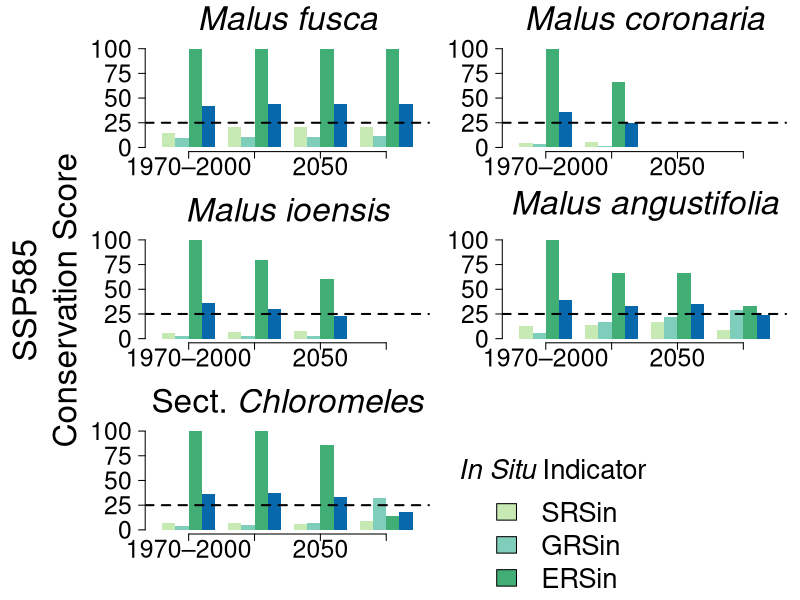

Reproduce this figure in R.
library(tidyverse)
library(ggplot2)

# Color palette
fill_cols <- c('#C7E9B4', "#7FCDBB", "#41AE76", '#0868AC')

# Load and prepare data
in_situ <- read_csv("malus_gap_analysis_all_species.csv") %>%
  filter(suitability == "high", ssp %in% c("historical", "585"), period %in% c(2000, 2030, 2050, 2070)) %>%
  mutate(species = case_when(
    species == "Malus coronaria"      ~ "italic('Malus coronaria')",
    species == "Malus fusca"          ~ "italic('Malus fusca')",
    species == "Malus ioensis"        ~ "italic('Malus ioensis')",
    species == "Malus angustifolia"   ~ "italic('Malus angustifolia')",
    species == "Sect. Chloromeles"    ~ "'Sect. Chloromeles'"
  )) %>%
  mutate(species = factor(species, levels = c(
    "italic('Malus fusca')",
    "italic('Malus coronaria')",
    "italic('Malus ioensis')",
    "italic('Malus angustifolia')",
    "'Sect. Chloromeles'"
  ))) %>%
  pivot_longer(cols = c(SRSin, GRSin, ERSin, FCSin), names_to = "metric", values_to = "value") %>%
  mutate(metric = factor(metric, levels = c("SRSin", "GRSin", "ERSin", "FCSin")),
         period = factor(period, levels = c(2000, 2030, 2050, 2070),
                         labels = c("1970–2000", "2030", "2050", "2070")))


# # ggplot figure -----------------------------------------------------------
# # Plot
# facet_plot <- ggplot(in_situ, aes(x = period, y = value, fill = metric)) +
#   geom_col(position = position_dodge()) +
#   facet_wrap(~ species, ncol = 2, scales = 'free', labeller = label_parsed) +
#   scale_fill_manual(values = fill_cols,
#                     breaks = c("SRSin", "GRSin", "ERSin", "FCSin")) +
#   scale_y_continuous(limits = c(0, 105),
#                      breaks = seq(0, 100, 25),
#                      expand = c(0, 0)) +
#   theme_classic() +
#   theme(
#     text = element_text(size = 22, colour = "black"),
#     axis.text = element_text(colour = "black"),
#     axis.title.x = element_blank(),
#     legend.position = c(0.55, 0.02),
#     legend.justification = c("left", "bottom"),
#     legend.direction = "vertical",
#     legend.background = element_rect(fill = "white", color = NULL),
#     legend.key.size = unit(1.25, "cm"),
#     legend.text = element_text(size = 20),
#     strip.text = element_text(size = 20),
#     plot.title = element_text(hjust = 0.5)
#   ) +
#   ylab(bquote(atop("SSP585", "Conservation Score"))) +
#   geom_hline(yintercept = 25, linetype = "dashed", color = "black", linewidth = 1.1) +
#   guides(fill = guide_legend(title = expression(italic("In Situ") ~ "Indicator")))
# 
# facet_plot
# 
# ggsave(plot = facet_plot, filename = "C:/Users/terre/Documents/Acadia/Malus Project/statistical analysis/gap_analysis/gap_analysis_plot.png", width = 5000, height = 3333, dpi = 300, units = 'px')
# 


# Making plot in base R ---------------------------------------------------
png("C:/Users/terre/Documents/Acadia/Malus Project/statistical analysis/gap_analysis/gap_analysis_baseR_plot.png", width = 5000, height = 3333, res = 300)

# Base R version
fill_cols <- c("SRSin" = '#C7E9B4', "GRSin" = "#7FCDBB", "ERSin" = "#41AE76", "FCSin" = '#0868AC')
period_levels <- c("1970–2000", "2030", "2050", "2070")
metric_levels <- c("SRSin", "GRSin", "ERSin", "FCSin")

# Create layout: 3 rows x 2 columns
par(mfrow = c(3, 2), mar = c(4, 4.5, 2, 1), oma = c(1, 6.5, 1, 0))

# Species values as they exist in the data
species_codes <- c(
  "italic('Malus fusca')",
  "italic('Malus coronaria')",
  "italic('Malus ioensis')",
  "italic('Malus angustifolia')",
  "'Sect. Chloromeles'"
)

# Plotting labels
species_labels <- c(
  "italic('Malus fusca')"        = "italic('Malus fusca')",
  "italic('Malus coronaria')"    = "italic('Malus coronaria')",
  "italic('Malus ioensis')"      = "italic('Malus ioensis')",
  "italic('Malus angustifolia')" = "italic('Malus angustifolia')",
  "'Sect. Chloromeles'"          = expression("Sect. *italic(' Chloromeles')")
)

for (sp in species_codes) {
  dat <- subset(in_situ, species == sp)
  
  # Create empty plot
  plot(NA, xlim = c(0.5, 4.5), ylim = c(0, 105),
       xaxt = "n", yaxt = "n", xlab = "", ylab = "", main = NULL, bty = "n")
  
  # Add y-axis and x-axis
  axis(2, at = seq(0, 100, 25), las = 1, cex.axis = 2.25)
  axis(1, at = 1:4, labels = period_levels, cex.axis = 2.25)
  
  # Plot bars
  for (i in 1:4) {
    for (j in 1:4) {
      value <- dat$value[dat$period == period_levels[i] & dat$metric == metric_levels[j]]
      if (length(value) == 1) {
        rect(xleft = i - 0.4 + (j - 1) * 0.2,
             xright = i - 0.4 + j * 0.2,
             ybottom = 0, ytop = value,
             col = fill_cols[metric_levels[j]], border = NA)
      }
    }
  }
  
  abline(h = 25, lty = 2, lwd = 2)
  
  # Add species label
  mtext(parse(text = species_labels[sp]), side = 3, line = 0.5, cex = 2)
}

# Add common y-axis title
mtext("SSP585\nConservation Score", side = 2, outer = TRUE, line = 0.5, cex = 2)

# Legend
# Leave previous plotting area as is
par(xpd = NA)  # Allow drawing outside plot region

# Place legend in user coordinates (outside plot layout)
legend(x = 5, y = 85,  # Adjust as needed
       legend = metric_levels, 
       fill = fill_cols[metric_levels],
       title = expression(italic("In Situ") ~ "Indicator"),
       horiz = FALSE, bty = "n", cex = 2.5)
dev.off()